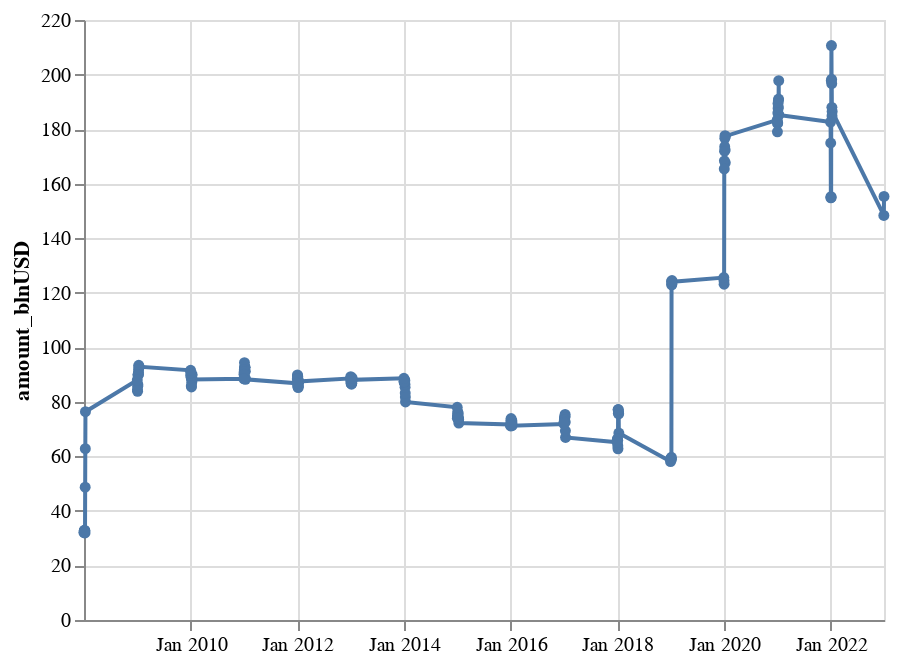

Notebook code cell kept with this figure:
### Markdown cell above
Plotting the data

### Code cell
import altair as alt

alt.Chart(df).mark_line(point=True).encode(
    x=alt.X("Date:T", axis=alt.Axis(title=None, format=("%b %Y"), labelAngle=0, tickCount=6)), 
    y=alt.Y('amount_blnUSD:Q'))

### Figure 1 — Vega-Lite specification as saved in the notebook (floating-point values rounded to 4 significant figures; data arrays with more than 128 entries replaced by an {"elided": "..."} marker saying what was removed)
{"config": {"view": {"continuousWidth": 400, "continuousHeight": 300}}, "data": {"name": "data-6cee4a1dde0e5b56786a2dc02274db7c"}, "mark": {"type": "line", "point": true}, "encoding": {"x": {"axis": {"format": "%b %Y", "labelAngle": 0, "tickCount": 6, "title": null}, "field": "Date", "type": "temporal"}, "y": {"field": "amount_blnUSD", "type": "quantitative"}}, "$schema": "https://vega.github.io/schema/vega-lite/v4.17.0.json", "datasets": {"data-6cee4a1dde0e5b56786a2dc02274db7c": {"elided": "181 records"}}}
